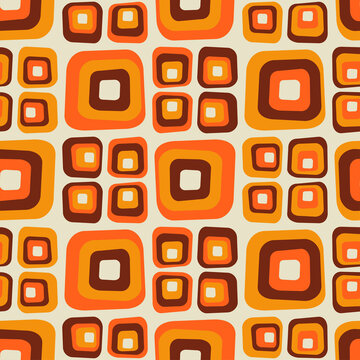
#> input picture 210962047-week5/pattern.jpg, 360 x 360 px
$ python canny.py
#> lines starting #> are read from the running program, lines starting #| are printed output that depends on the picture
import cv2

img = cv2.imread('pattern.jpg')
#> img is the input picture: shape (360, 360, 3); mean B, G, R 73.8, 134.3, 211.6
cv2.imshow('Original', img)
# cv2.waitKey(0)

img_gray = cv2.cvtColor(img, cv2.COLOR_BGR2GRAY)
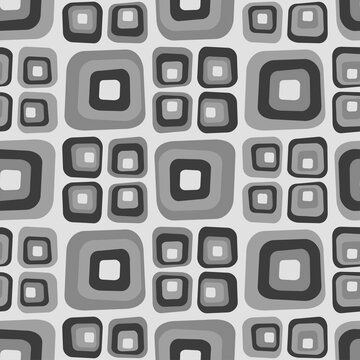
#> img_gray: shape (360, 360); min 31, max 251, mean 150.5
img_blur = cv2.GaussianBlur(img_gray, (3, 3), 0)
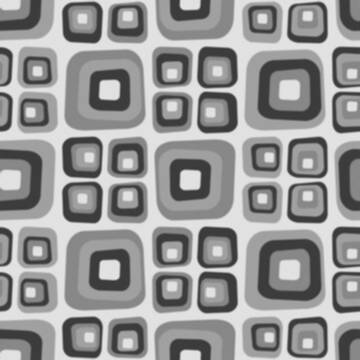
#> img_blur: shape (360, 360); min 55, max 231, mean 150.5

edges = cv2.Canny(image=img_blur, threshold1=100, threshold2=200)
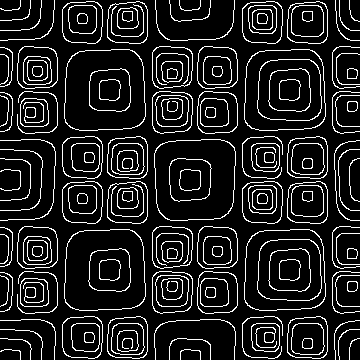
#> edges: shape (360, 360); 12.4% white in thin lines or dots
cv2.imshow('Canny Edge Detection', edges)
cv2.waitKey(0)

cv2.destroyAllWindows()
